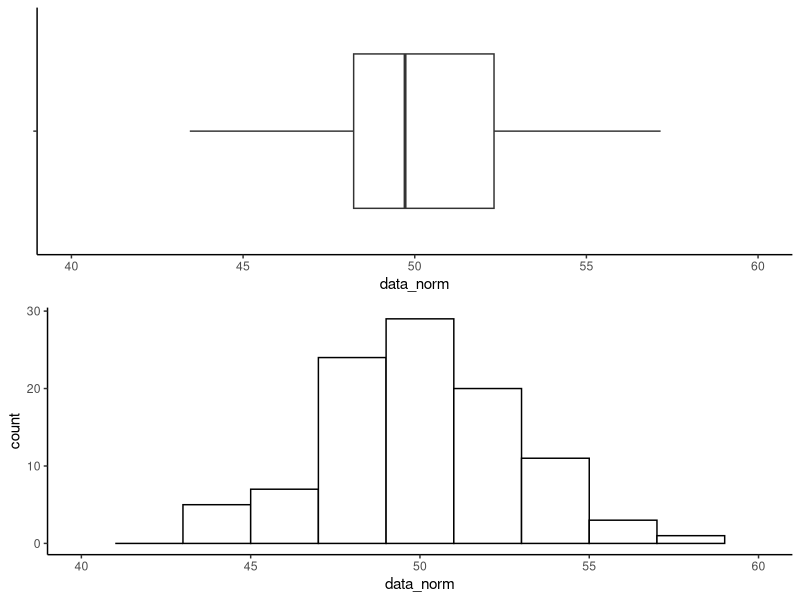

Write R code to recreate this figure.
# Packages
library(ggplot2)
library(ggpubr)

# 1 Simulating the data
set.seed(5)

data_norm <- rnorm(100, mean = 50, sd = 3)

# 2 Box plot
box_norm <- ggplot(data = data.frame(data_norm), aes(x = data_norm, y = " ")) +
  geom_boxplot() +
  ylab(" ") +
  xlim(c(40, 60)) +
  theme_classic()

# 3 Histogram
hist_norm <- ggplot(data = data.frame(data_norm), aes(x = data_norm)) +
  geom_histogram(color = "black", fill = "white", binwidth = 2) +
  xlim(c(40, 60)) +
  theme_classic()

# 4 Arrange both plots
box_hist_norm <- ggarrange(box_norm, hist_norm, nrow = 2)

# 5 Save plot
ggsave(filename = "graphs/boxhist_norm.jpeg", plot = box_hist_norm)
